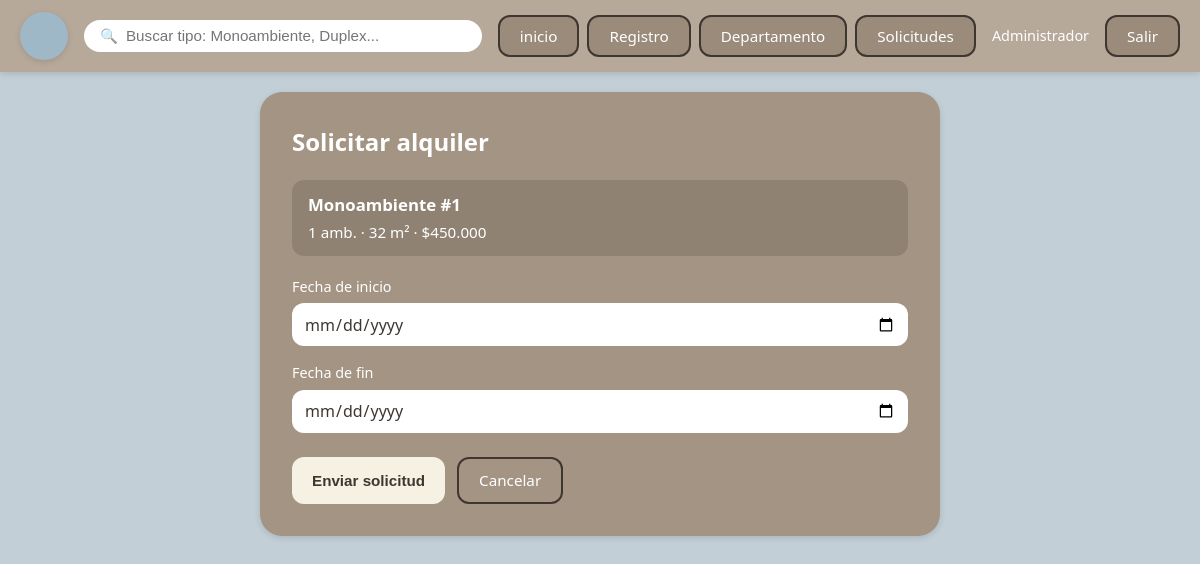
Screenshot of /rentar.php?id=1 (signed in) with the database file from the repository.
### tables this page shows
CREATE TABLE `departamentos` (
  `id` int(11) NOT NULL,
  `tipo` varchar(50) DEFAULT NULL,
  `precio` decimal(10,2) DEFAULT NULL,
  `ambientes` int(11) DEFAULT NULL,
  `metros_cuadrados` int(11) DEFAULT NULL,
  `disponible` tinyint(1) DEFAULT 1
);

### includes/alquileres.php (called while the page is built, shortened)
<?php
function filaDepartamento(array $fila): array
{
    return [
        'id' => (int) $fila['id'],
        'tipo' => $fila['tipo'] ?? '',
        'precio' => (float) $fila['precio'],
        'ambientes' => (int) ($fila['ambientes'] ?? 0),
        'metros_cuadrados' => (int) ($fila['metros_cuadrados'] ?? 0),
        'disponible' => (int) ($fila['disponible'] ?? 0),
    ];
}
function buscarPorId(int $id): ?array
{
    $pdo = obtenerConexion();
    $stmt = $pdo->prepare(
        'SELECT id, tipo, precio, ambientes, metros_cuadrados, disponible
         FROM ' . TABLA_DEPARTAMENTOS . ' WHERE id = :id LIMIT 1'
    );
    $stmt->execute(['id' => $id]);
    $fila = $stmt->fetch();
    return $fila ? filaDepartamento($fila) : null;
}
function formatearPrecio(float $precio): string
{
    return '$' . number_format($precio, 0, ',', '.');
}

### rentar.php (the view, shortened to what this page needs)
<?php
require_once __DIR__ . '/includes/alquileres.php';
$exito = '';
$departamento = null;
$depId = (int) ($_GET['id'] ?? 0);
if ($depId > 0) {
    $departamento = buscarPorId($depId);
}
require_once __DIR__ . '/includes/header.php';
?>
<div class="layout layout-single">
    <main class="content form-page">
        <div class="form-card">
            <h1>Solicitar alquiler</h1>
            <div class="renta-dep-info">
                <strong><?php echo htmlspecialchars($departamento['tipo']); ?> #<?php echo (int) $departamento['id']; ?></strong>
                <span><?php echo (int) $departamento['ambientes']; ?> amb. · <?php echo (int) $departamento['metros_cuadrados']; ?> m² · <?php echo formatearPrecio($departamento['precio']); ?></span>
            </div>
            <?php if ($exito): ?>
                <p class="msg-ok"><?php echo $exito; ?></p>
            <?php else: ?>
                <form method="post" action="rentar.php?id=<?php echo (int) $departamento['id']; ?>" class="abm-form">
                    <label>
                        Fecha de inicio
                        <input type="date" name="fecha_inicio" required value="<?php echo htmlspecialchars($_POST['fecha_inicio'] ?? ''); ?>">
                    </label>
                    <label>
                        Fecha de fin
                        <input type="date" name="fecha_fin" required value="<?php echo htmlspecialchars($_POST['fecha_fin'] ?? ''); ?>">
                    </label>
                    <div class="form-actions">
                        <button type="submit" class="btn-primary">Enviar solicitud</button>
                        <a href="index.php" class="btn-secondary">Cancelar</a>
                    </div>
                </form>
            <?php endif; ?>
        </div>
    </main>
</div>
<?php require_once __DIR__ . '/includes/footer.php'; ?>

### index.css (style rules this page uses)
*, *::before, *::after { box-sizing: border-box; margin: 0; padding: 0; }
:root { --bg-main: #c2cfd6; --bg-header: #b7a99a; --bg-sidebar: #a39483; --bg-card: #a39483; --bg-card-info: #8f8272; --cream: #f5f1e3; --white: #ffffff; --text-dark: #3e3630; --text-light: #5a4f47; --radius-lg: 22px; --radius-md: 16px; --radius-sm: 12px; --shadow-sm: 0 2px 6px rgba(0, 0, 0, 0.12); --shadow-md: 0 4px 14px rgba(0, 0, 0, 0.15); --transition: 0.2s ease; }
body { font-family: system-ui, -apple-system, "Segoe UI", sans-serif; background: var(--bg-main); color: var(--text-dark); min-height: 100vh; line-height: 1.5; }
.layout { display: grid; grid-template-columns: 280px 1fr; gap: 1.25rem; padding: 1.25rem; min-height: calc(100vh - 72px); max-width: 1400px; margin: 0 auto; }
.layout-single { grid-template-columns: 1fr; max-width: 720px; margin: 0 auto; }
.content { min-width: 0; }
.form-page { width: 100%; }
.form-card { background: var(--bg-sidebar); border-radius: var(--radius-lg); padding: 2rem; color: var(--white); box-shadow: var(--shadow-sm); }
.form-card h1 { margin-bottom: 1.25rem; font-size: 1.5rem; }
.abm-form label { display: block; margin-bottom: 1rem; font-size: 0.9rem; color: var(--white); }
.abm-form input, .abm-form select, .abm-form textarea { display: block; width: 100%; margin-top: 0.35rem; padding: 0.6rem 0.75rem; border: none; border-radius: var(--radius-sm); font-size: 1rem; color: var(--text-dark); background: var(--white); font-family: inherit; transition: box-shadow var(--transition); }
.form-actions { display: flex; gap: 0.75rem; flex-wrap: wrap; margin-top: 1.5rem; }
.btn-primary, .btn-secondary { padding: 0.65rem 1.25rem; border-radius: var(--radius-sm); font-size: 0.95rem; cursor: pointer; text-decoration: none; border: 2px solid var(--text-dark); display: inline-block; transition: background 0.15s; }
.btn-primary { background: var(--cream); color: var(--text-dark); border: none; font-weight: 600; }
.btn-secondary { background: transparent; color: var(--white); }
.renta-dep-info { display: flex; flex-direction: column; gap: 0.25rem; padding: 0.75rem 1rem; background: var(--bg-card-info); border-radius: var(--radius-sm); margin-bottom: 1.25rem; font-size: 0.95rem; color: var(--white); }
.renta-dep-info strong { font-size: 1.05rem; }

### rows the page displays
departamentos: tipo "Monoambiente", id "1", ambientes "1", metros_cuadrados "32", precio "$450.000"

### other values shown
$usuario['nombre'] "Administrador"
